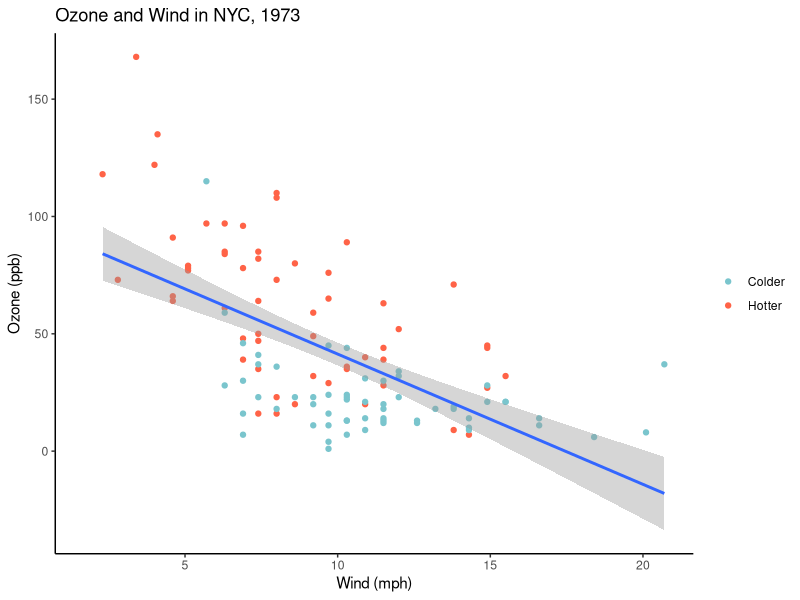
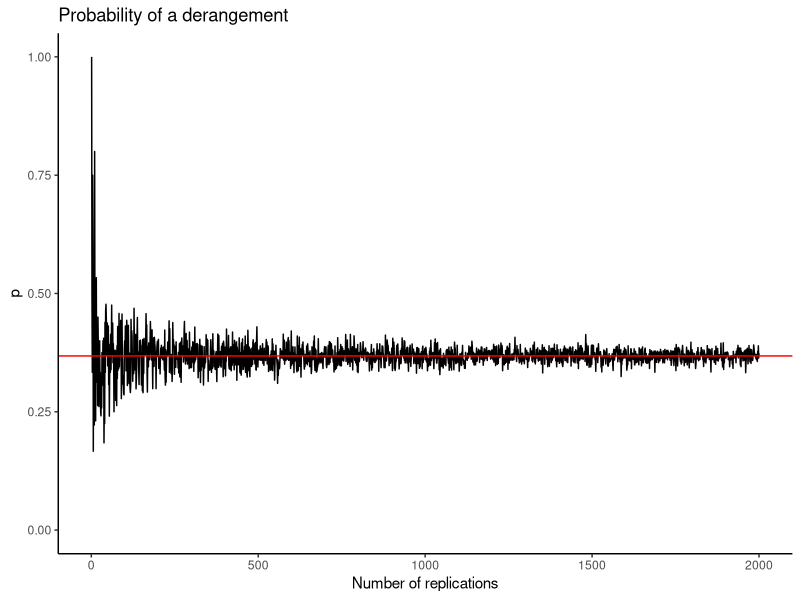
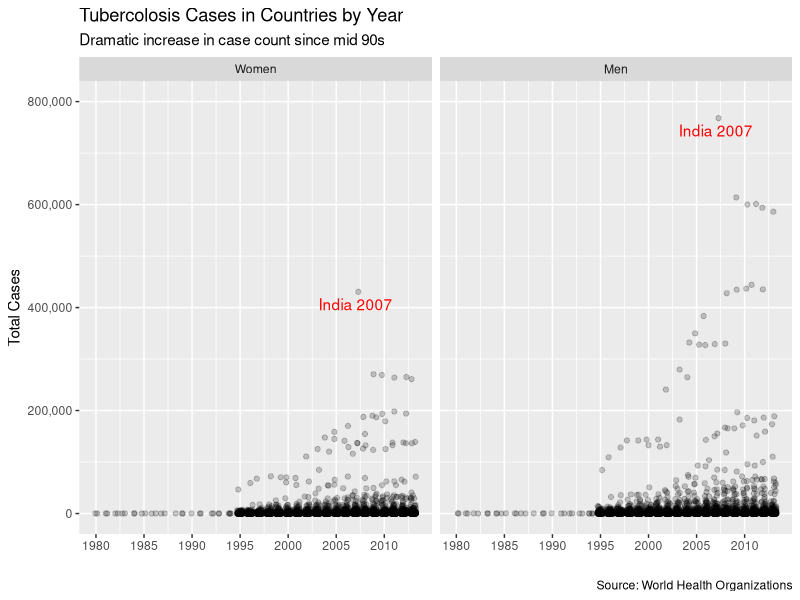

Generate these figures, in order, with R:
## ---- chunk 1
setwd('C:/Users/visha/OneDrive/Documents/School/Summer 2024/PSTAT 10/PSTAT10-Worksheets-and-HW')
library(tidyverse)
library(datasets)
library(scales)
library(ggrepel)
## ---- chunk 2
aqdata <- as_tibble(airquality)
tempData1 <- aqdata |> filter(Temp >= 80) |> mutate(Feels = 'Hotter')
tempData2 <- aqdata |> filter(Temp < 80) |> mutate(Feels = 'Colder') 
aqdata <- rbind(tempData1, tempData2)
plot <- ggplot(aqdata, mapping = aes(x = Wind, y = Ozone, color=Feels))
plot + geom_point(aes()) +
       geom_smooth(method='lm', se = TRUE, col='#3366ff') +
       scale_color_manual(values = c("Colder" = "cadetblue3", "Hotter" = "tomato"), name=NULL) +
       labs(x = 'Wind (mph)', y = 'Ozone (ppb)', title='Ozone and Wind in NYC, 1973') +
       guides(fill=guide_legend(title='test')) +
       theme_classic() 
## ---- chunk 3
checkDerange <- function(sequence)
{
       for(i in 1:length(sequence))
       {
              if(i == sequence[i])
              {
                     return(FALSE)
              }
       }
       return(TRUE)
}

trial <- function(numReps)
{
       values <- replicate(n=numReps, sample(1:100))
       isDerange = c()
       for(i in 1:numReps)
       {
              isDerange[i] = checkDerange(values[,i])
       }
       return(sum(isDerange)/length(isDerange))
}


plot_values = c()
for(i in 1:2000)
{
       plot_values[i] = trial(i)
}
plot_x = 1:2000
plot_2_df <- data.frame(plot_x, plot_values)

plot_2 <- ggplot(plot_2_df, mapping=aes(x = plot_x, plot_values))
plot_2 + geom_line() +
         geom_hline(yintercept=0.368, col='red') +
         labs(x = 'Number of replications', y = 'p', title = 'Probability of a derangement') +
         theme_classic() +
         coord_cartesian(ylim = c(0, 1.0)) 
## ---- chunk 4
who_tidy <- who |>
  pivot_longer(cols = new_sp_m014:newrel_f65,
               names_to = "key",
               values_to = "cases",
               values_drop_na = TRUE) |>
  mutate(key = stringr::str_replace(key, "newrel", "new_rel")) |>
  separate(key, c("new", "type", "sexage"), sep = "_") |>
  select(-new, -iso2, -iso3) |>
  separate(sexage, c("sex", "age"), 1)
who_tidy

plot_3_tb <- who_tidy |> group_by(country, year, sex) |> summarise(numCases=sum(cases))
plot_3 <- ggplot(plot_3_tb, mapping=aes(x=year, y=numCases)) 
plot_3 + geom_jitter(aes(group=country), width=0.3, alpha=0.2) +
         geom_text_repel(data=filter(plot_3_tb, country=='India', year==2007), col='red', vjust=0, label='India 2007') +
         facet_wrap(~sex, labeller=labeller(sex = c('f' = 'Women','m' = 'Men'))) +
         coord_cartesian(ylim=(c(0,800000))) +
         scale_y_continuous(labels=label_comma()) +
         scale_x_continuous(breaks = seq(1980, 2015, by = 5)) +
         labs(x='', y='Total Cases', title = 'Tubercolosis Cases in Countries by Year',
              subtitle = 'Dramatic increase in case count since mid 90s', caption = 'Source: World Health Organizations')
